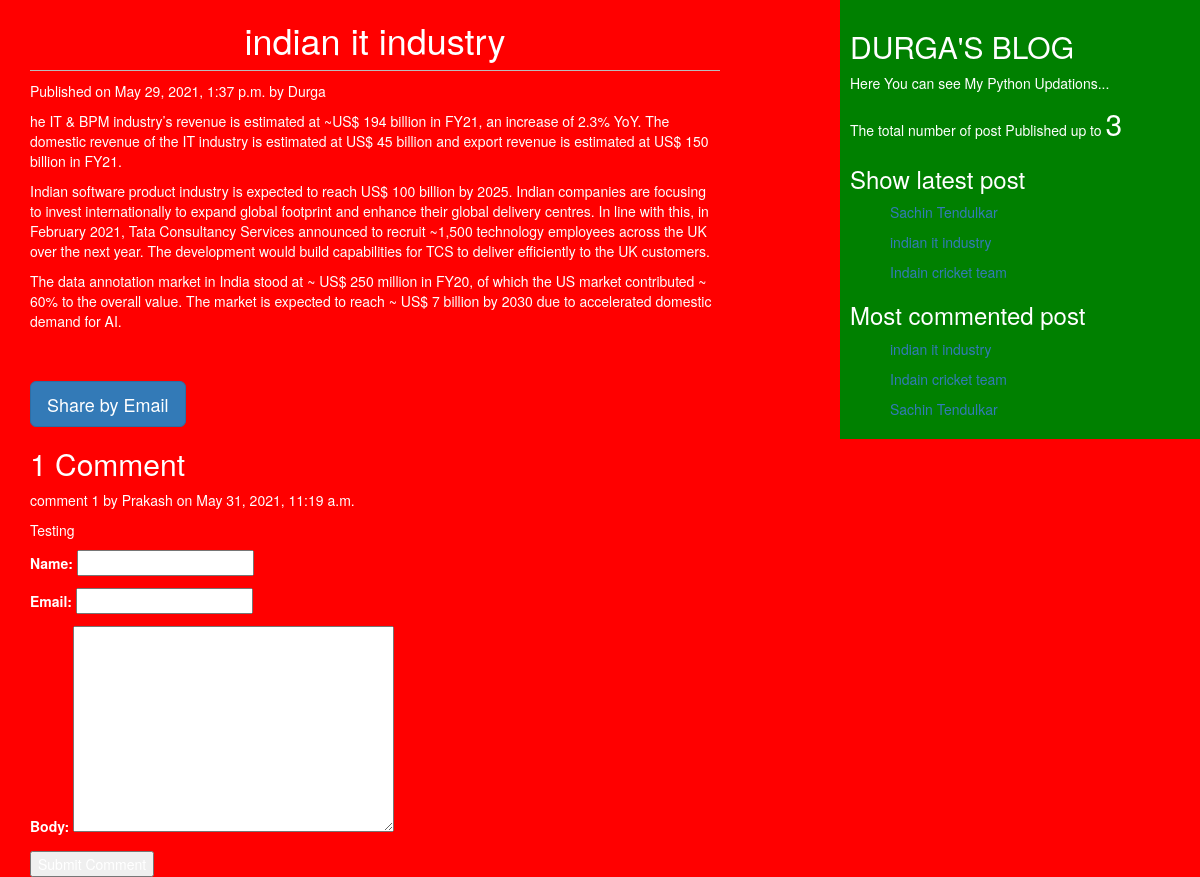
The app's page /2021/05/29/indian-it-industry/ with its own data.
### blog/models.py (models this page shows, shortened)
class Post(models.Model):
    STATUS_CHOICES=(('draft','Draft'),('published','Published'))
    title=models.CharField(max_length=264)
    slug=models.SlugField(max_length=264,unique_for_date='publish')
    author=models.ForeignKey(User,related_name='blog_posts',on_delete=models.CASCADE)
    body=models.TextField()
    publish=models.DateTimeField(default=timezone.now)
    created=models.DateTimeField(auto_now_add=True)
    updated=models.DateTimeField(auto_now=True)
    status=models.CharField(max_length=10,choices=STATUS_CHOICES,default='draft')
    objects=CustomManager()
    tags = TaggableManager()
    class Meta:
        ordering=('-publish',)
    def get_absolute_url(self):
        return reverse('post_detail',args=[self.publish.year,
                                    self.publish.strftime('%m'),
                                    self.publish.strftime('%d'),
                                                        self.slug])

class Comment(models.Model):
    post=models.ForeignKey(Post,related_name='comments',on_delete=models.CASCADE)
    name=models.CharField(max_length=32)
    email=models.EmailField()
    body=models.TextField()
    created=models.DateTimeField(auto_now_add=True)
    updated=models.DateTimeField(auto_now=True)
    active=models.BooleanField(default=True)
    class Meta:
        ordering=('created',)

### blog/views.py (the view)
# urls.py: re_path(r'^(?P<year>\d{4})/(?P<month>\d{2})/(?P<day>\d{2})/(?P<post>[-\w]+)/$', views.post_detail_view,name='post_detail'),
def post_detail_view(request,year,month,day,post):
    post=get_object_or_404(Post,slug=post,
                            status='published',
                            publish__year=year,
                            publish__month=month,
                            publish__day=day)
    comments=post.comments.filter(active=True)
    csubmit = False
    if request.method =="POST":
        form=CommentForm(data=request.POST)
        if form.is_valid():
            new_comment=form.save(commit=False)
            new_comment.post=post
            new_comment.save()
            csubmit=True
    else:
        form=CommentForm()
    return render(request,'blog/post_detail.html',{'post':post,'form':form,'comments':comments,'csubmit':csubmit})

### blog/forms.py
class CommentForm(forms.ModelForm):
    class Meta:
        model=Comment
        fields=('name','email','body')

### blog/models.py (called while the page is built)
    def get_queryset(self):
        return super().get_queryset().filter(status='published')

### blog/templatetags/blog_post.py (called while the page is built)
@register.simple_tag
def total_post():
    return Post.objects.count()

@register.inclusion_tag('blog/latest_post.html')
def show_latest_post(count=3):
    latest_post =Post.objects.order_by('-publish')[:count]
    return {'latest_post':latest_post}

@register.inclusion_tag('blog/most_commented_post.html')
def get_most_commented_posts(count=5):
    most_commented_post =  Post.objects.annotate(total_comment = Count('comments')).order_by('-total_comment')[:count]
    return {'ms':most_commented_post}

### templates/blog/post_detail.html (shortened to what this page needs)
<!DOCTYPE html>
{%extends 'blog/base.html'%}
{%block content%}
<h1>{{post.title}}</h1>
 <p id='date'>Published on {{post.publish}} by {{post.author|title}}</p>
  {{post.body|linebreaks}}
  <br><br>
  <a href="/{{post.id}}/share" class="btn btn-lg btn-primary" target="__blank">Share by Email</a>
  {% with comments.count as comments_count %}
  <h2>{{comments_count}} Comment{{comments_count|pluralize}}</h2>
  {% endwith%}
  {%if comments%}
  {%for comment in comments %}
  <p id='ch'> comment {{forloop.counter}} by {{comment.name}} on {{comment.created}}</p>
  <div class="cb">{{comment.body|linebreaks}}</div>
  {%endfor%}
  {%else%}
  <p>There is no comment yet </p>
  {%endif%}
  {%if csubmit %}
  <h2>Your Comment Added Succefully</h2>
  {%else%}
  <form method="POST">
      {{form.as_p}}
    <input type="submit" name="" value="Submit Comment">
</form>
 {%endif%}
 {%endblock%}

### templates/blog/latest_post.html
<ul>
    {%for post in latest_post%}
    <p><a href="{{post.get_absolute_url}}">{{post.title}}</a></p>
    {%endfor%}
</ul>

### templates/blog/most_commented_post.html
<ul>
    {%for post in ms%}
    <p><a href="{{post.get_absolute_url}}">{{post.title}}</a></p>
    {%endfor%}
</ul>

### static/css/blog.css (style rules this page uses)
h1 { text-align: center; border-bottom: 1px solid #bbb; padding: 0 0 10px 0; }
body { background: red; color:white; }

### records on screen
Post: title "indian it industry", publish "May 29, 2021, 1:37 p.m.", author "Durga", body "he IT & BPM industry’s revenue is estimated at ~US$ 194 billion in FY21, an increase of 2.3% YoY. The domestic revenue of the IT industry is estimated at US$ 45 billion and export revenue is estimated at US$ 150 billion in FY21. Indian software product industry is expected to reach US$ 100 billion by 2025. Indian companies are focusing to invest internationally to expand global footprint and enhance their global delivery centres. In line with this, in February 2021, Tata Consultancy Services announced to recruit ~1,500 technology employees across the UK over the next year. The development would build capabilities for TCS to deliver efficiently to the UK customers. The data annotation market…"
Comment: name "Prakash", created "May 31, 2021, 11:19 a.m.", body "Testing"
Post: title "Sachin Tendulkar"
Post: title "Indain cricket team"

### other values on screen
{{ comments_count }} "1"
